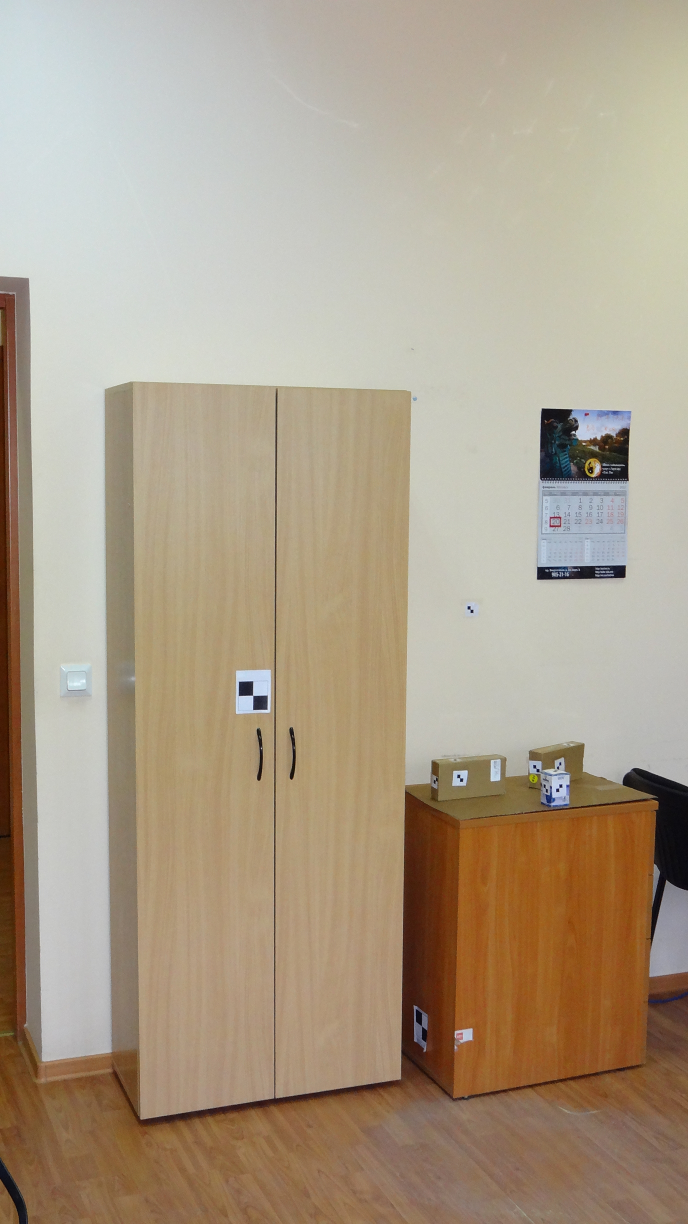
//> input picture Depth_Map/images/left1.JPG, 2752 x 4896 px, given in place of right1.jpg, which was not available (shown at 1/4 size)
$ ./main   (built with g++ and OpenCV 4)
//> lines starting //> are read from the running program, lines starting //| are printed output that depends on the picture; pictures that were not available may be replaced by others from this repository, and a replacement may not be noted
#include "opencv2/imgcodecs.hpp"
#include "opencv2/imgproc.hpp"
#include "opencv2/calib3d/calib3d.hpp"

using namespace cv;
using namespace std;

int main()
{
	String img_names[2];
	img_names[0] = "images/right1.jpg";
	img_names[1] = "images/right2.jpg";

	vector<Mat> imgs;
	for (int i = 0; i < 2; ++i)
	{
		Mat img = imread(img_names[i], 0);
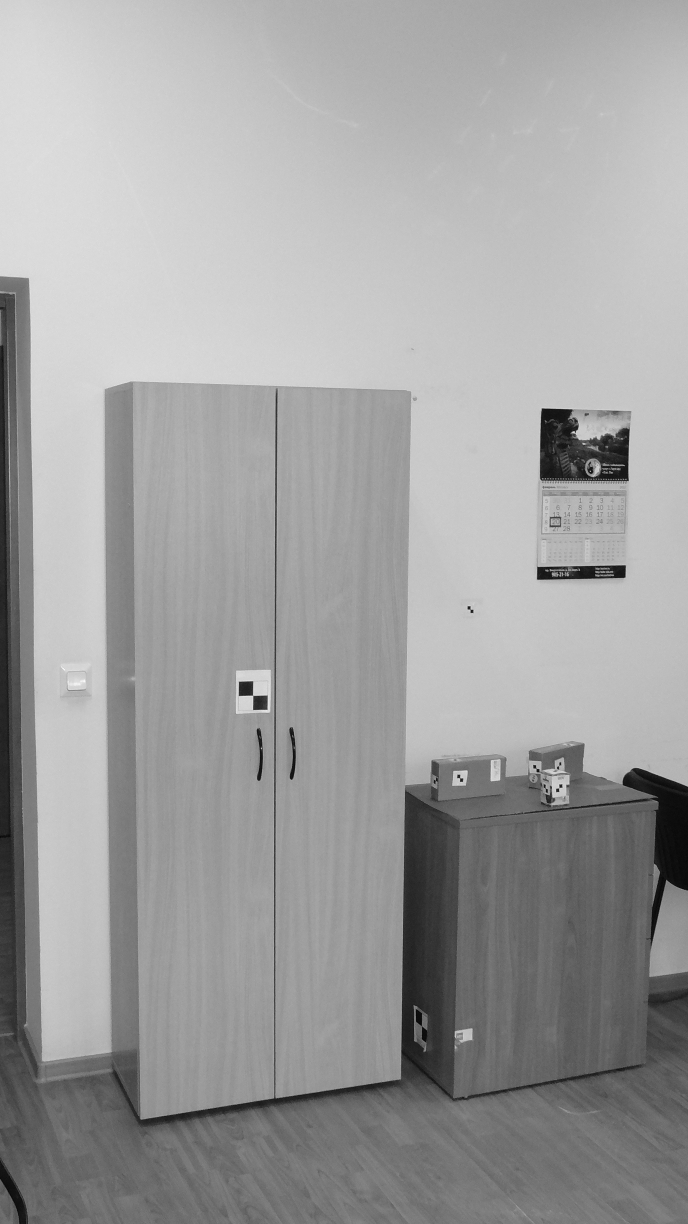
//> img: 4896 rows x 2752 cols, CV_8UC1 (shown at 1/4 size); min 0, max 255, mean 159.7
		imgs.push_back(img);
	}
//> pass 2 of the loop `for (int i = 0; i < 2; ++i)`:
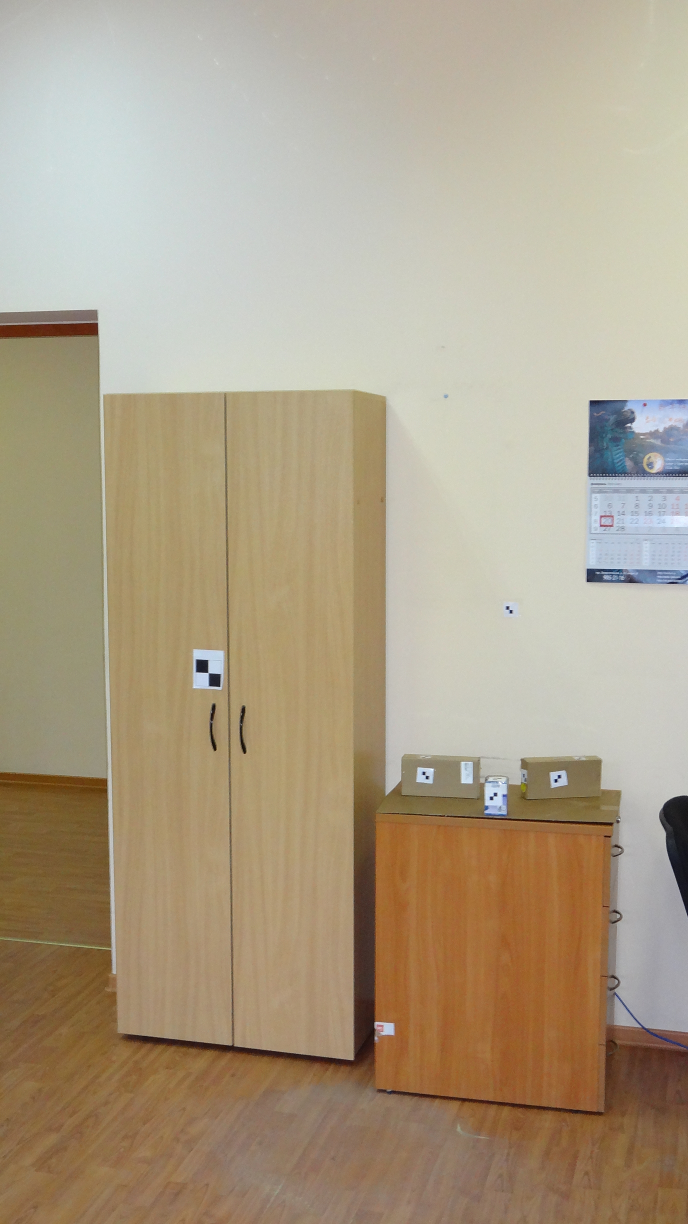
//> input picture Depth_Map/images/right2.JPG, 2752 x 4896 px (shown at 1/4 size)
//> `Mat img = imread(img_names[i], 0);`:
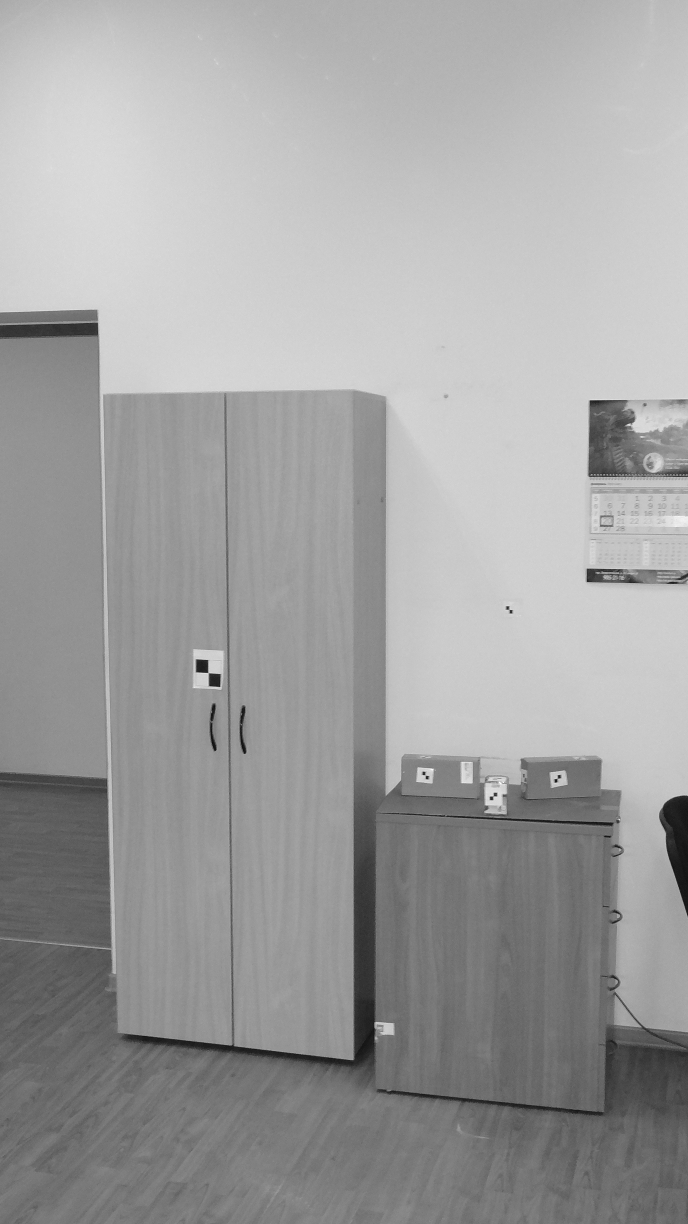
//> img: 4896 rows x 2752 cols, CV_8UC1 (shown at 1/4 size); min 0, max 255, mean 160.3

	Mat disp, disp8;
	Ptr<StereoBM> bm = StereoBM::create(16, 5);
	bm->compute(imgs.at(0), imgs.at(1), disp);
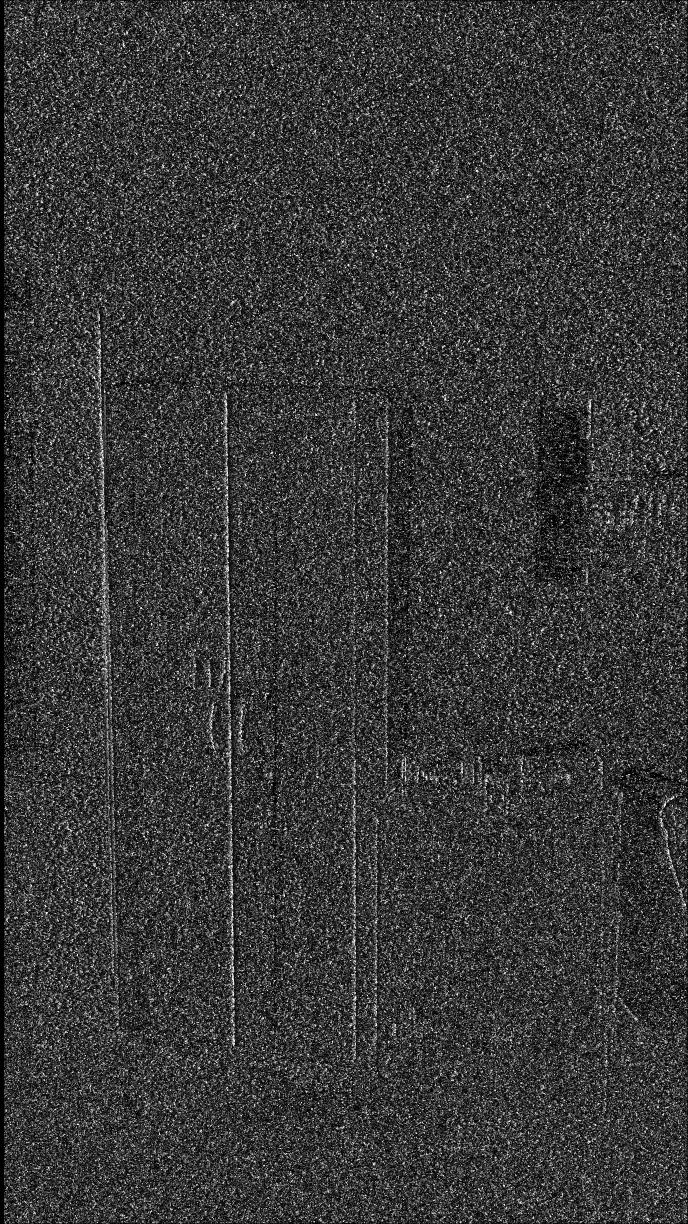
//> disp: 4896 rows x 2752 cols, CV_16SC1 (shown at 1/4 size); min -16, max 240, mean 40.8; drawn with min black and max white

	imwrite("depth_map_result.jpg", disp);

	return 0;
}
